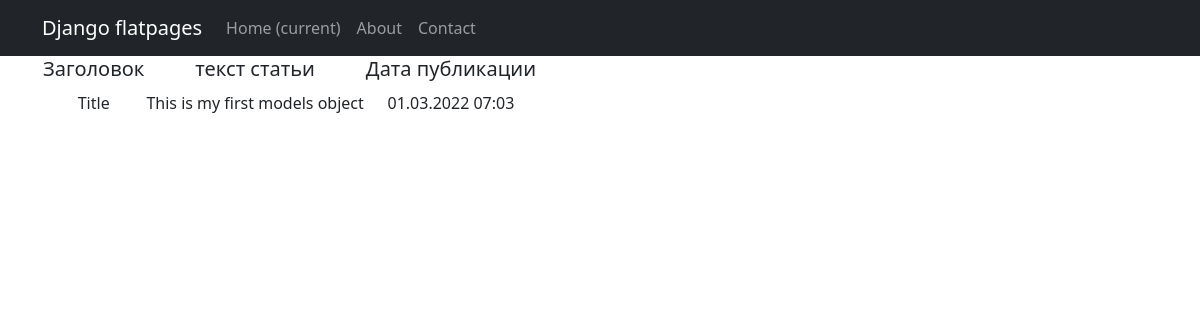
The page /news/2 on the database its author committed.
### news/models.py (models this page shows, shortened)
class New(models.Model):
    title = models.CharField(max_length=64)
    text = models.TextField()
    date_pub = models.DateTimeField(auto_now_add=True)

### news/views.py (the view)
# urls.py: path('<int:pk>', NewDetail.as_view()),
class NewDetail(DetailView):
    model = New
    template_name = 'new.html'
    context_object_name = 'new'

### news/templates/new.html (shortened to what this page needs)
{% extends 'flatpages/default.html' %}
{% block content %}
  <table>
      <tr>
          <td>
              <h5>Заголовок</h5>
          </td>
          <td>
              <h5>текст статьи</h5>
          </td>
          <td>
              <h5>Дата публикации</h5>
          </td>
      </tr>
      <tr>
           <td>
               {{ new.title }}
           </td>
           <td>
               {{ new.text }}
           </td>
           <td>
               {{ new.date_pub|date:"d.m.Y h:m" }}
           </td>
       </tr>
  </table>
{% endblock content %}

### rows shown on the page
New: title "Title", text "This is my first models object", date_pub "01.03.2022 07:03"
